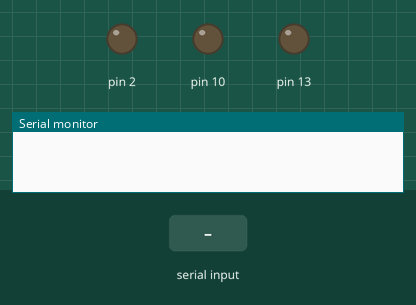
Recording of a sketch running on a simulated Arduino Uno, built with avr-gcc and run on an emulated ATmega328P. Parts: output pins drawn as LEDs (lit = HIGH), the last lines printed to the serial monitor. Inputs (shaded band) come from the test bench.

Above: at 1.2 s.
1.3 s: "1" received over Serial
At 1.4 s:
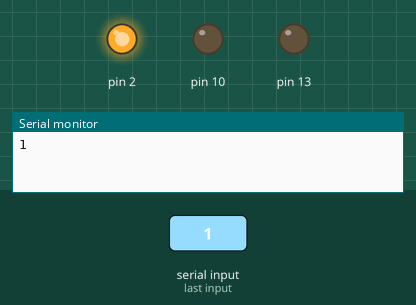
Timing chart, 0 to 4.3 s (numbered marks = the images above; inputs shaded):
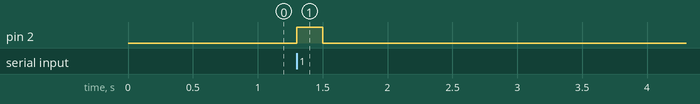

Measured:
- after the input at 1.3 s, pin 2: LOW → HIGH at once, → LOW 0.20 s later

The sketch:

morse.ino.ino
```cpp
// the setup function runs once when you press reset or power the board
void setup() {
  // initialize digital pins as outputs.
  pinMode(13, OUTPUT);
  pinMode(10, OUTPUT);
  pinMode(2, OUTPUT);
  Serial.begin(9600);
}

// the loop function runs over and over again forever
void loop() {
  int interval = 400;
  //two dimensional array
  int Matrix[][5] = { {1,2,0,0,0},{2,1,1,1,0},{2,1,2,1,0},{2,1,1,0,0},{1,0,0,0,0},//a-e
                      {1,1,2,1,0},{2,2,1,0,0},{1,1,1,1,0},{1,1,0,0,0},{1,2,2,2,0},//f-j
                      {2,1,2,0,0},{1,2,1,1,0},{2,2,1,1,0},{2,1,0,0,0},{2,2,2,0,0},//k-o
                      {1,2,2,1,0},{2,2,1,2,0},{1,2,1,0,0},{1,1,1,0,0},{2,0,0,0,0},//p-t
                      {1,1,2,0,0},{1,1,1,2,0},{1,2,2,0,0},{2,1,1,2,0},{2,1,2,2,0},//u-y
                      {2,2,1,1,0}
                     };

  while (Serial.available() > 0) {//wait for communication with screen to become available
    String val = String((char)Serial.read()); // cast to String
    val.toLowerCase(); // morse is always lowercase
    Serial.print(val);
    byte bytes[2];//create buffer
    val.getBytes(bytes, 2);//place byte value of contents in buffer
    int value = (int)bytes[0];
    //Serial.println(value);
    int letter = value-97;//create offset into array
    if (letter == -65 || letter == -87){//ignore newlines and spaces
      Serial.println();
    } else {
      for(int i=0;i<5;i++){
        //Serial.print(Matrix[letter][i]);
        int symbol = Matrix[letter][i];

        if (symbol == 1) {//a "1" from the array corresponds to a morse "dot"
          digitalWrite(13, HIGH);   // turn the LED on (HIGH is the voltage level)
          delay(1*interval);
          digitalWrite(13, LOW);    // turn the LED off by making the voltage LOW
          delay(1*interval);
        } else if (symbol == 2) {//a "2" from the array corresponds to a morse "line"
          digitalWrite(10, HIGH);   // turn the LED on (HIGH is the voltage level)
          delay(2*interval);
          digitalWrite(10, LOW);    // turn the LED off by making the voltage LOW
          delay(1*interval);
        }
      }
      // signify the end of transmission of the character
      digitalWrite(2, HIGH);   // turn the LED on (HIGH is the voltage level)
      delay(0.5*interval);
      digitalWrite(2, LOW);    // turn the LED off by making the voltage LOW
      delay(1*interval);
    }

  }
}
```
